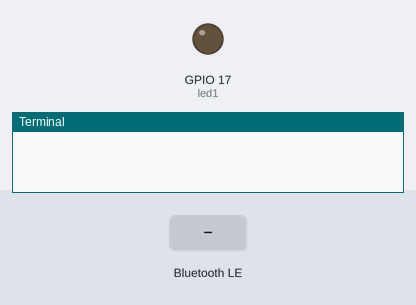
Simulated run of this program. Board: Raspberry Pi (BCM pin numbers). On the bench: output pins drawn as LEDs (lit = HIGH), the last lines printed to the terminal. Inputs (shaded band) come from the test bench. A phone connects over Bluetooth after 1 s.

Above: at 5.2 s.
5.3 s: "on1" written over Bluetooth
At 5.6 s:
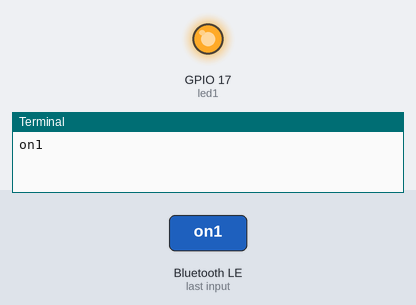
6.8 s: "off1" written over Bluetooth
At 8.0 s:
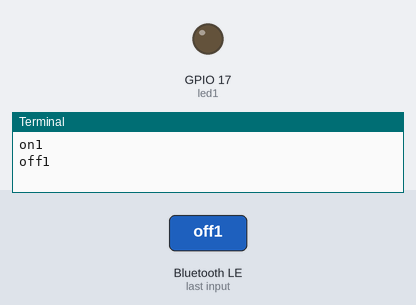
Timing chart, 0 to 9.8 s (numbered marks = the images above; inputs shaded):
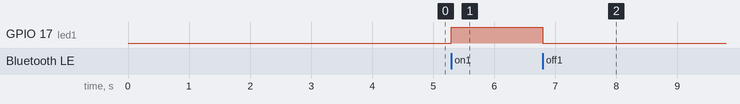

The program:

reciberaspibt.py
```python
import serial, bluetooth
import RPi.GPIO as GPIO
from time import sleep
GPIO.setwarnings(False)
GPIO.setmode(GPIO.BCM) #puede cambiar a BOARD
led1 = 17  #si cambiar de BCM a Board defina el número del pin acorde a los pines de la raspberry
GPIO.setup(led1, GPIO.OUT)

#cambiar la dirección MAC con la de sus raspberry
celular = "98:D3:63:00:0E:AE"     # HC05 address
port = 1
sock = bluetooth.BluetoothSocket(bluetooth.RFCOMM)

try:
 sock.connect((celular, port))
 sleep(4)   #Espera 4 segundos para conectar bluetooth o puerto

 while(1):
  data = ""
  data = sock.recv(1024).decode()
  print(data)
  if data:
   if   data == 'on1':
    sock.sendall(b"led1 encendido")
    GPIO.output(led1,True)
   elif data == 'off1':
    sock.sendall(b"led1 apagado")
    GPIO.output(led1,False)


except:
 print("bye  ")
 sock.close()
 GPIO.cleanup()
```

Measured:
- after the input at 5.3 s, GPIO 17 (led1): LOW → HIGH at once
- after the input at 6.8 s, GPIO 17 (led1): HIGH → LOW at once
